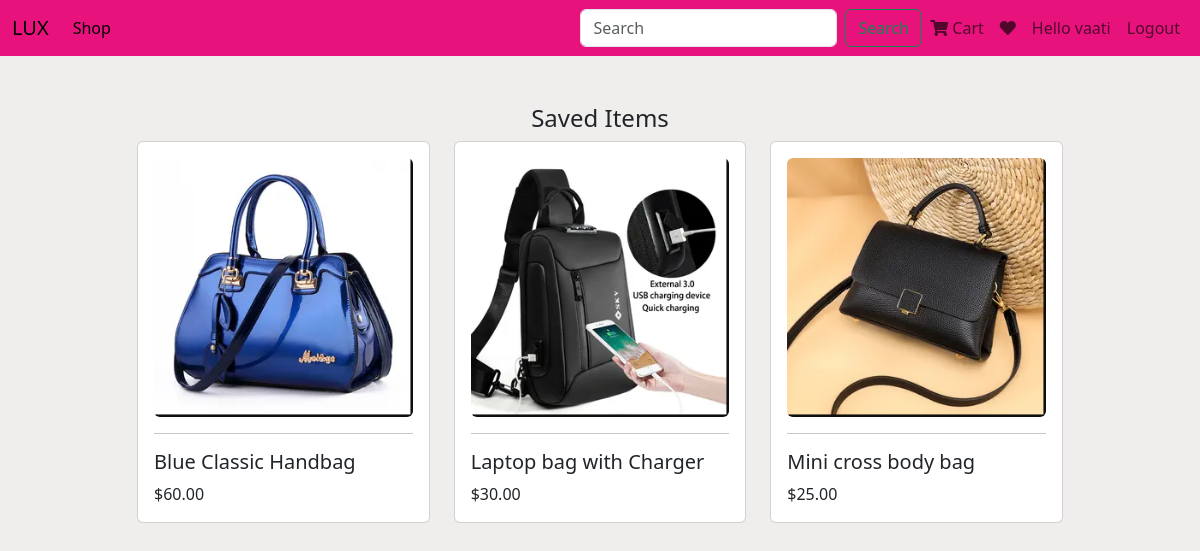
The app's page /wishlist (signed in) with its own data.
### users/models.py (models this page shows)
class User(AbstractUser):
    pass

### orders/models.py (models this page shows, shortened)
class WishList(models.Model):
    customer = models.ForeignKey(settings.AUTH_USER_MODEL, on_delete=models.CASCADE,related_name='customer_wishlist')
    product = models.ForeignKey(Product, on_delete=   models.CASCADE,
               related_name='product_wishlist')

### store/models.py (models this page shows, shortened)
class Product(models.Model):
    name = models.CharField(max_length=100)
    description = models.TextField()
    price = models.DecimalField(max_digits=10, decimal_places=2)
    image = models.ImageField(upload_to='products/')
    created_at = models.DateTimeField(auto_now_add=True)

### orders/views.py (the view)
# urls.py: path('wishlist',views.wishlist, name='wishlist' ),
def wishlist (request):
    wishlist = WishList.objects.filter(customer = request.user)
    context = {'wishlist':wishlist}
    return render(request,'orders/wish_list.html', context)

### store/context_processors.py (called while the page is built)
def cart_items(request):
    if request.user.is_authenticated:
        customer = request.user
        total_cart_items = Cart.objects.filter(customer=customer).aggregate(total_quantity=Sum('quantity'))['total_quantity'] or 0
    else:
        total_cart_items = 0
    return {'total_cart_items': total_cart_items}

### orders/templates/orders/wish_list.html
{% extends 'base.html' %}
{% block content %}
<div class="container mt-4">
    <div class="row">
       <h4 class="text-center">Saved Items</h4>
    </div>
  </div>
<div class="row">
   {% for item in wishlist %}
<div class="col-sm-4">
   <div class="card">
      <div class="card-body">
         <a href="{% url 'product-detail' item.product.id%}">
            <img src="{{ item.product.image.url }}" alt="{{ item.product.name }}" class="w-100 rounded "/>
         </a>
         <hr>
         <h5 class="card-title">{{ item.product.name }}</h5>
         <p class="card-text">${{item.product.price}}</p>
      </div>
   </div>
</div>
{% empty %}
<li>No Items in Wishlist</li>
{% endfor %}
{% endblock %}

### templates/base.html (shortened to what this page needs)
<!doctype html>
<html lang="en">
   <head>
      <link rel="stylesheet" href="https://cdnjs.cloudflare.com/ajax/libs/font-awesome/5.15.4/css/all.min.css">
      <link href="https://cdn.jsdelivr.net/npm/bootstrap@5.3.0/dist/css/bootstrap.min.css" rel="stylesheet">
   </head>
   <body style="background-color: rgb(240, 237, 237);">
      <nav class="navbar navbar-expand-lg " style="background-color: #e8127d;">
         <div class="container-fluid">
            <a class="navbar-brand" href="#">LUX</a>
            <div class="collapse navbar-collapse" id="navbarSupportedContent">
               <ul class="navbar-nav me-auto mb-2 mb-lg-0">
                  <li class="nav-item">
                     <a class="nav-link active" aria-current="page" href="/">Shop</a>
                  </li>
               </ul>
               <form action = "{% url 'search' %}" method="post" class="d-flex" role="search">
                <input class="form-control me-2" type="search" name="search" placeholder="Search" aria-label="Search">
                <button class="btn btn-outline-success" type="submit">Search</button>
              </form>
              <ul class="navbar-nav">
                <a class="nav-link" href="{% url 'cart-list'%}">
                  <i class="fa fa-shopping-cart"></i>
                  <span class="cart-count">Cart</span>
                </a>
                {% if user.is_authenticated %}
               <a href="{% url 'wishlist' %}" class="nav-link">
               <i class="fas fa-heart"></i>
               </a>
                <li class="nav-item">
                  <a class="nav-link" href="#">Hello {{user}}</a>
                </li>
                <li class="nav-item">
                  <a class="nav-link" href="{% url 'logout'%}">Logout</a>
                </li>
                {% else %}
                <li class="nav-item">
                  <a class="nav-link" href="{% url 'register'%}">Login/SignUp</a>
                </li>
                {% endif %}
      </ul>
            </div>
         </div>
      </nav>
      <div class="container mt-4">
         <div class="row justify-content-center">
            <div class="col-md-10">
               {% block content %}
               {% endblock %}
            </div>
         </div>
      </div>
   </body>
</html>

### records on screen
User: username "vaati"
WishList: product.image (picture), product.name "Blue Classic Handbag", product.price "60.00"
WishList: product.image (picture), product.name "Laptop bag with Charger", product.price "30.00"
WishList: product.image (picture), product.name "Mini cross body bag", product.price "25.00"
